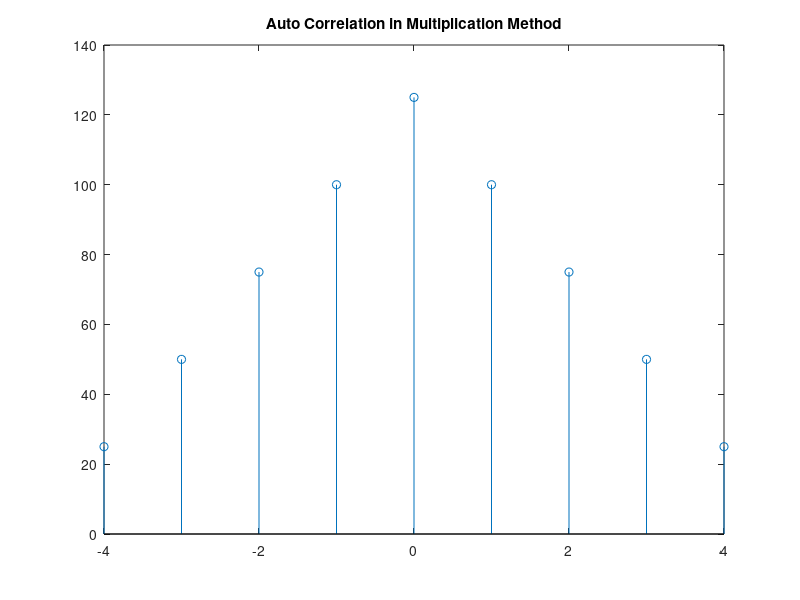

MATLAB code to generate this figure:
clc;
clear all;
close all;

m = input ('Input the length x(n) : ');
for i=1:1:m
    fprintf('Values of x(%d): ',i);
    x(i)=input('');
end
xzero = input ('Zero index of x(n) : ');

n=m;
for(i=1:1:n)
    y(i)=x(i);
end
yzero=xzero;

for i=1:1:n
    yy(i)=y(n-i+1);
end
yzero = n-yzero+1;

for i=1:1:n
    fprintf('%d ',yy(i));
end
fprintf('\n');


total = n+m-1;
start = -yzero -xzero+2;
stop = total + start - 1;
 
fprintf('Total values: %d\n',total);
fprintf('Start Index: %d\n',start);
fprintf('Stop Index: %d\n',stop);
   
for i=m+1:1:total
    x(i)=0;
end 
for i=n+1:1:total
    yy(i)=0;
end

for i=1:1:total
  fprintf('%d ',x(i));
end
fprintf('\n\n');
for i=1:1:total
    fprintf('%d ',yy(i));
end
fprintf('\n\n');
for i=1:1:total
    ans(i)=0;
end

shift = 0;

for i=m:-1:1
    ii = total - shift;
    for j=n:-1:1
        mul = x(i) * yy(j);
        ans(ii) = ans(ii)+mul;
        ii = ii-1;
    end
    shift = shift+1;
end

for i=1:1:total
    fprintf('%3d',ans(i));
end
fprintf('\n');
for i=start:1:stop
    if(i==0)
        fprintf('  ^');
    else 
        fprintf('   ');
    end
end
fprintf('\n\n');
figure;
j=start;
for i=1:1:total
    y(i) = j;
    j=j+1;
end
stem(y,ans);
title('Auto Correlation in Multiplication Method');
